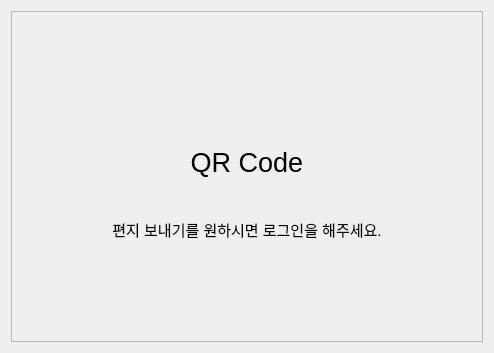
               <widget class="QWidget" name="page8">
                <layout class="QVBoxLayout" name="verticalLayout_18">
                 <item>
                  <widget class="QFrame" name="frame_21">
                   <property name="frameShape">
                    <enum>QFrame::StyledPanel</enum>
                   </property>
                   <property name="frameShadow">
                    <enum>QFrame::Raised</enum>
                   </property>
                   <layout class="QVBoxLayout" name="verticalLayout_17">
                    <property name="leftMargin">
                     <number>100</number>
                    </property>
                    <property name="topMargin">
                     <number>100</number>
                    </property>
                    <property name="rightMargin">
                     <number>100</number>
                    </property>
                    <property name="bottomMargin">
                     <number>100</number>
                    </property>
                    <item>
                     <widget class="QLabel" name="label_4">
                      <property name="minimumSize">
                       <size>
                        <width>100</width>
                        <height>100</height>
                       </size>
                      </property>
                      <property name="font">
                       <font>
                        <pointsize>20</pointsize>
                       </font>
                      </property>
                      <property name="text">
                       <string>QR Code</string>
                      </property>
                      <property name="alignment">
                       <set>Qt::AlignCenter</set>
                      </property>
                     </widget>
                    </item>
                    <item>
                     <widget class="QLabel" name="label_3">
                      <property name="font">
                       <font>
                        <pointsize>11</pointsize>
                       </font>
                      </property>
                      <property name="text">
                       <string>편지 보내기를 원하시면 로그인을 해주세요.</string>
                      </property>
                      <property name="alignment">
                       <set>Qt::AlignCenter</set>
                      </property>
                     </widget>
                    </item>
                   </layout>
                  </widget>
                 </item>
                </layout>
               </widget>
